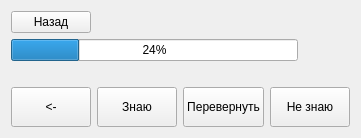
              <widget class="QWidget" name="page_learn_words">
               <layout class="QVBoxLayout" name="verticalLayout_12">
                <item>
                 <layout class="QVBoxLayout" name="verticalLayout_11">
                  <item>
                   <layout class="QHBoxLayout" name="horizontalLayout_8">
                    <item>
                     <widget class="QPushButton" name="back_module_cards_btn">
                      <property name="text">
                       <string>Назад</string>
                      </property>
                     </widget>
                    </item>
                    <item>
                     <spacer name="horizontalSpacer_2">
                      <property name="orientation">
                       <enum>Qt::Horizontal</enum>
                      </property>
                      <property name="sizeHint" stdset="0">
                       <size>
                        <width>40</width>
                        <height>20</height>
                       </size>
                      </property>
                     </spacer>
                    </item>
                   </layout>
                  </item>
                  <item>
                   <layout class="QHBoxLayout" name="horizontalLayout_13">
                    <item>
                     <widget class="QProgressBar" name="progressBar_learn">
                      <property name="sizePolicy">
                       <sizepolicy hsizetype="Expanding" vsizetype="Fixed">
                        <horstretch>0</horstretch>
                        <verstretch>0</verstretch>
                       </sizepolicy>
                      </property>
                      <property name="value">
                       <number>24</number>
                      </property>
                     </widget>
                    </item>
                    <item>
                     <widget class="QLabel" name="words_know_label">
                      <property name="minimumSize">
                       <size>
                        <width>20</width>
                        <height>0</height>
                       </size>
                      </property>
                      <property name="font">
                       <font>
                        <pointsize>10</pointsize>
                       </font>
                      </property>
                      <property name="text">
                       <string/>
                      </property>
                     </widget>
                    </item>
                    <item>
                     <widget class="QLabel" name="words_do_not_know_label">
                      <property name="minimumSize">
                       <size>
                        <width>20</width>
                        <height>0</height>
                       </size>
                      </property>
                      <property name="font">
                       <font>
                        <pointsize>10</pointsize>
                       </font>
                      </property>
                      <property name="text">
                       <string/>
                      </property>
                     </widget>
                    </item>
                   </layout>
                  </item>
                  <item>
                   <widget class="QLabel" name="card_label">
                    <property name="sizePolicy">
                     <sizepolicy hsizetype="Expanding" vsizetype="Expanding">
                      <horstretch>0</horstretch>
                      <verstretch>0</verstretch>
                     </sizepolicy>
                    </property>
                    <property name="text">
                     <string/>
                    </property>
                   </widget>
                  </item>
                  <item>
                   <layout class="QHBoxLayout" name="horizontalLayout_5">
                    <item>
                     <widget class="QPushButton" name="prev_btn">
                      <property name="sizePolicy">
                       <sizepolicy hsizetype="Expanding" vsizetype="Expanding">
                        <horstretch>0</horstretch>
                        <verstretch>0</verstretch>
                       </sizepolicy>
                      </property>
                      <property name="minimumSize">
                       <size>
                        <width>60</width>
                        <height>40</height>
                       </size>
                      </property>
                      <property name="maximumSize">
                       <size>
                        <width>80</width>
                        <height>40</height>
                       </size>
                      </property>
                      <property name="text">
                       <string>&lt;-</string>
                      </property>
                     </widget>
                    </item>
                    <item>
                     <widget class="QPushButton" name="know_btn">
                      <property name="sizePolicy">
                       <sizepolicy hsizetype="Expanding" vsizetype="Expanding">
                        <horstretch>0</horstretch>
                        <verstretch>0</verstretch>
                       </sizepolicy>
                      </property>
                      <property name="minimumSize">
                       <size>
                        <width>80</width>
                        <height>40</height>
                       </size>
                      </property>
                      <property name="maximumSize">
                       <size>
                        <width>16777215</width>
                        <height>40</height>
                       </size>
                      </property>
                      <property name="text">
                       <string>Знаю</string>
                      </property>
                     </widget>
                    </item>
                    <item>
                     <widget class="QPushButton" name="flip_btn">
                      <property name="sizePolicy">
                       <sizepolicy hsizetype="Expanding" vsizetype="Expanding">
                        <horstretch>0</horstretch>
                        <verstretch>0</verstretch>
                       </sizepolicy>
                      </property>
                      <property name="minimumSize">
                       <size>
                        <width>80</width>
                        <height>40</height>
                       </size>
                      </property>
                      <property name="maximumSize">
                       <size>
                        <width>16777215</width>
                        <height>40</height>
                       </size>
                      </property>
                      <property name="text">
                       <string>Перевернуть</string>
                      </property>
                     </widget>
                    </item>
                    <item>
                     <widget class="QPushButton" name="not_know_btn">
                      <property name="sizePolicy">
                       <sizepolicy hsizetype="Expanding" vsizetype="Expanding">
                        <horstretch>0</horstretch>
                        <verstretch>0</verstretch>
                       </sizepolicy>
                      </property>
                      <property name="minimumSize">
                       <size>
                        <width>80</width>
                        <height>40</height>
                       </size>
                      </property>
                      <property name="maximumSize">
                       <size>
                        <width>16777215</width>
                        <height>40</height>
                       </size>
                      </property>
                      <property name="text">
                       <string>Не знаю</string>
                      </property>
                     </widget>
                    </item>
                   </layout>
                  </item>
                 </layout>
                </item>
               </layout>
              </widget>
